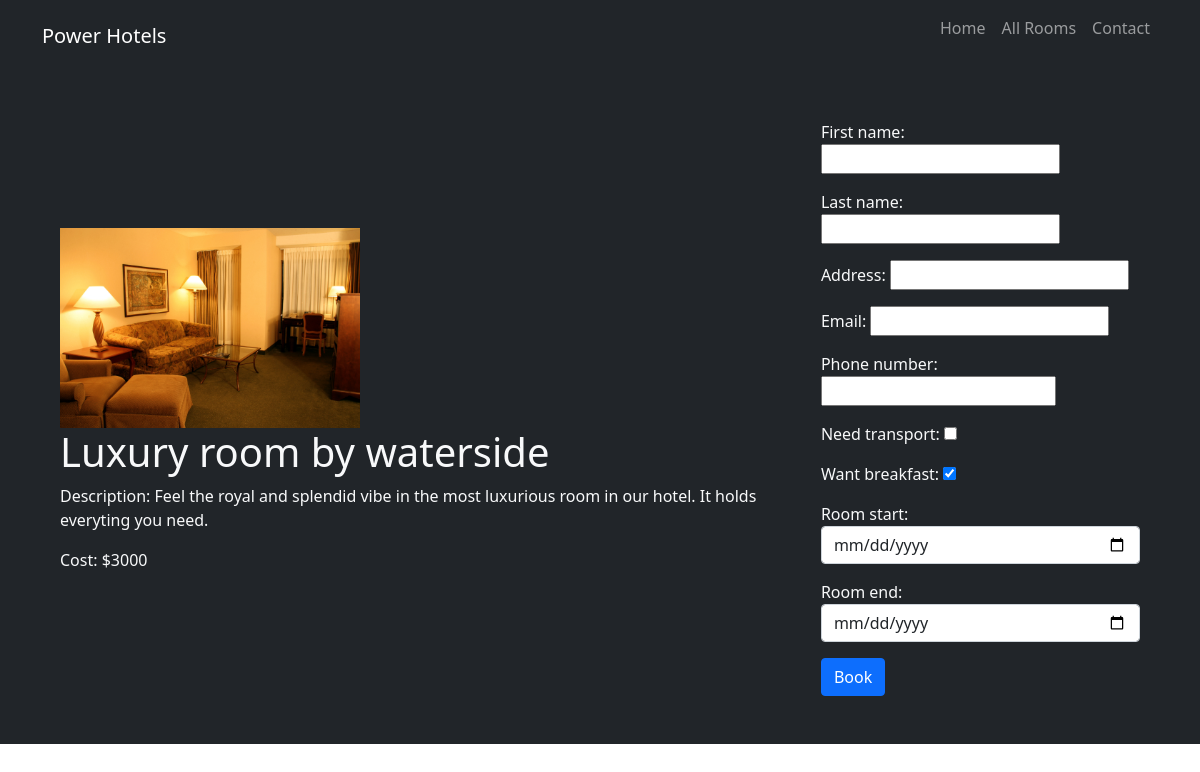
Page /room/3 on the committed database.
### room/models.py (models this page shows, shortened)
class Room(models.Model):
    name = models.CharField(max_length=50)
    description = models.CharField(max_length=400)
    costper_night = models.PositiveIntegerField()
    is_booked = models.BooleanField(default=False)
    image = models.ImageField(null= True)

### customer/views.py (the view, shortened to what this page needs)
# urls.py: path('room/<id>', views.room_view, name = "room"),
def room_view(request, id):
    room = Room.objects.get(id = id)
    form = bookingForm()
    todaydate = datetime.date.today()
    context ={
        'room' : room,
        'form' : form,
    }
    return render(request, "rooms.html", context)

### customer/forms.py
class bookingForm(forms.ModelForm):
    class Meta:
        model = Customer
        exclude = ['room', 'booking_date']
        widgets = {
            'room_start': forms.DateInput(
                attrs={ 'type': 'date',
                        'placeholder': 'yyyy-mm-dd(Check in date)',
                        'class': 'form-control',
                        'min': datetime.date.today()}
            ),
            'room_end': forms.DateInput(
                attrs={ 'type': 'date',
                        'placeholder': 'yyyy-mm-dd(Check in date)',
                        'class': 'form-control',
                        'min': datetime.date.today()}
            )
        }

### template/rooms.html (shortened to what this page needs)
{% load static %}
<!DOCTYPE html>
<html>
    <head>
        <link href="{% static 'css/bootstrap.min.css' %}"  rel="stylesheet">
    </head>
    <body>
        <nav class="navbar navbar-expand-lg bg-dark navbar-dark">
            <div class="container">
                <a href="{% url 'home' %}" class="navbar-brand">Power Hotels</a>
                <div class="collapse navbar-collapse" id="navmenu">
                    <ul class="navbar-nav ms-auto">
                        <li class="nav-item">
                            <a href = "{% url 'home' %}" class="nav-link"><p>Home</p></a>
                        </li>
                        <li class="nav-item">
                            <a href ="{% url 'allroom' %}" class="nav-link"><p>All Rooms</p></a>
                        </li>
                        <li class="nav-item">
                            <a href ="/#contact" class="nav-link"><p>Contact</p></a>
                        </li>
                    </ul>
                </div>
            </div>
        </nav>
        <section class="bg-dark text-light p-5 text-sm-start">
            <div class="container">
                <div class="d-sm-flex align-items-center justify-content-between">
                    <div>
                        {% if room.image %}
                            <img src="{{ room.image.url }}" width="300px" height="200px">
                        {% endif %}
                        <h1>{{ room.name }}</h1>
                        <p>Description: {{ room.description }}</p>
                        <p>Cost: ${{ room.costper_night }}</p>
                    </div>
                    {% if room.is_booked %}
                    <p>Room is booked</p>
                    {% else %}
                    <form action = " " method="post" enctype="multipart/form-data">
                        {{ form.as_p }}
                        <input type = "submit" value="Book" class="btn btn-primary btn-md">
                    </form>
                    {% endif %}
                </div>
            </div>
        </section>
    </body>
</html>

### rows in the picture
Room: image (picture), name "Luxury room by waterside", description "Feel the royal and splendid vibe in the most luxurious room in our hotel. It holds everyting you need.", costper_night "3000"
